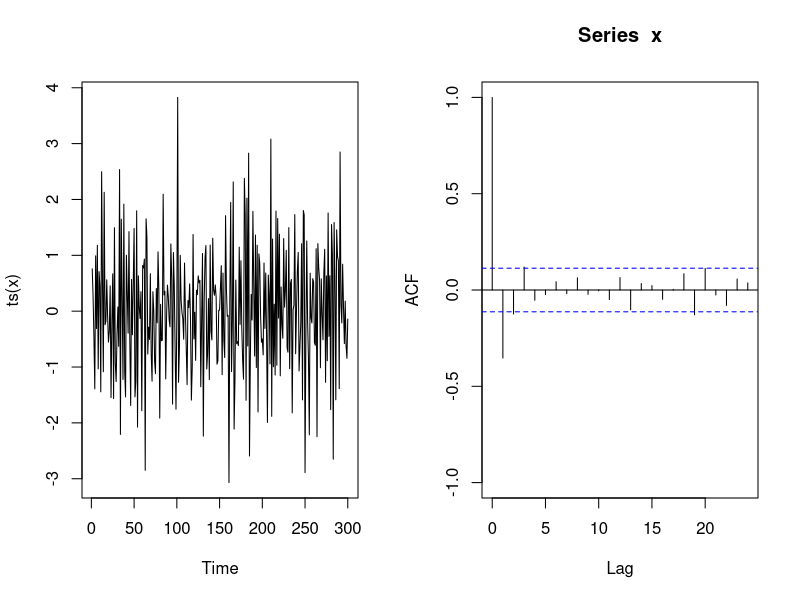
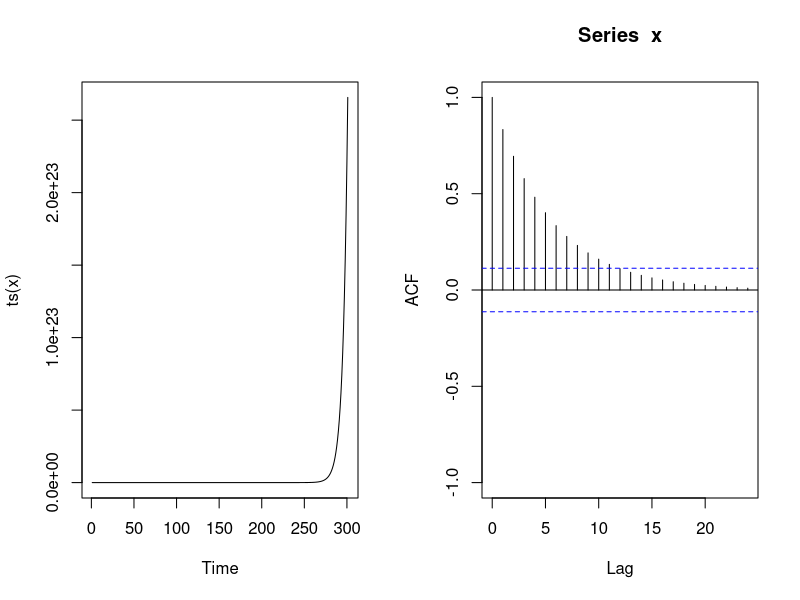
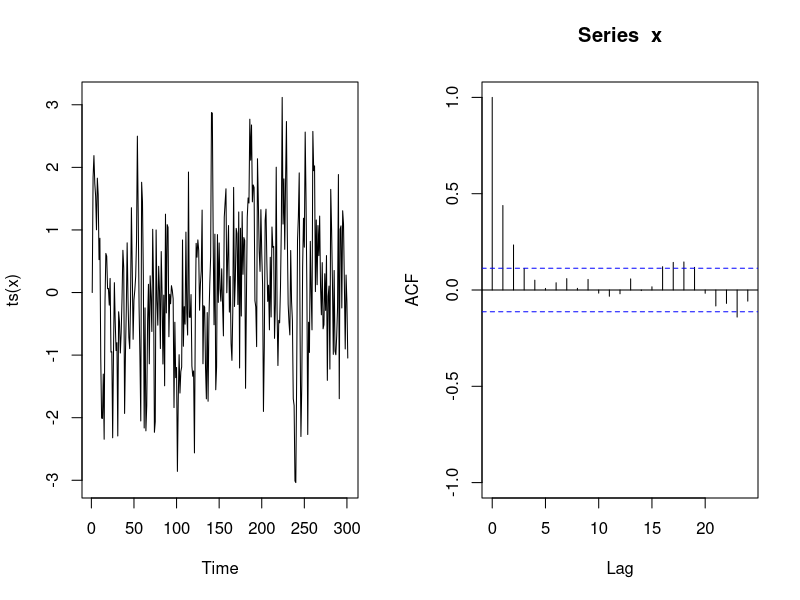
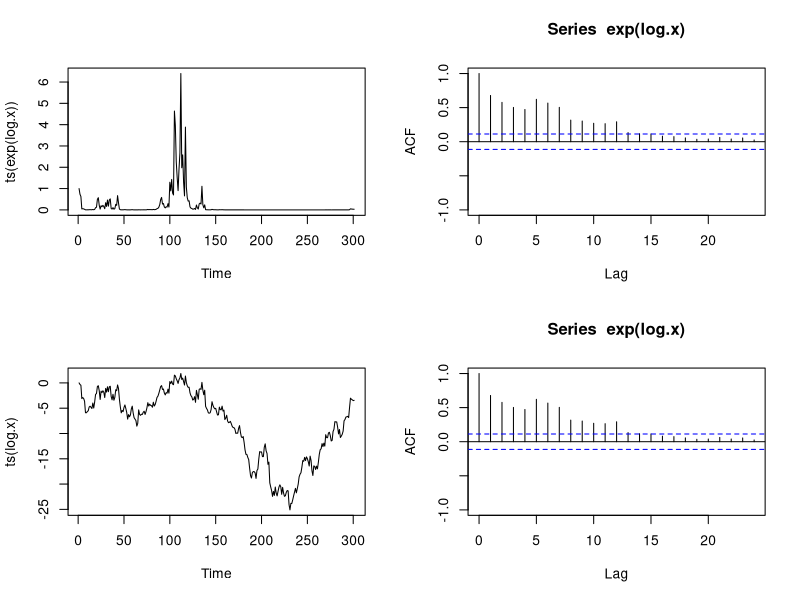
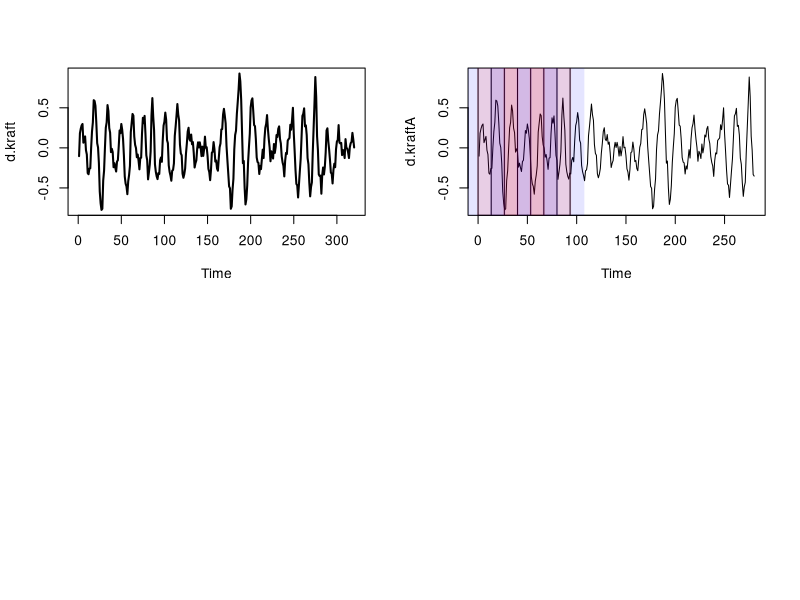
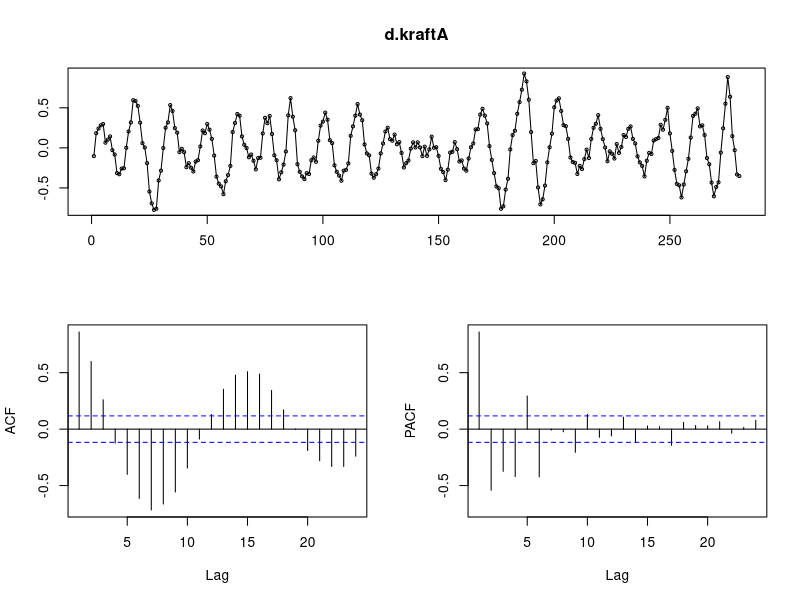
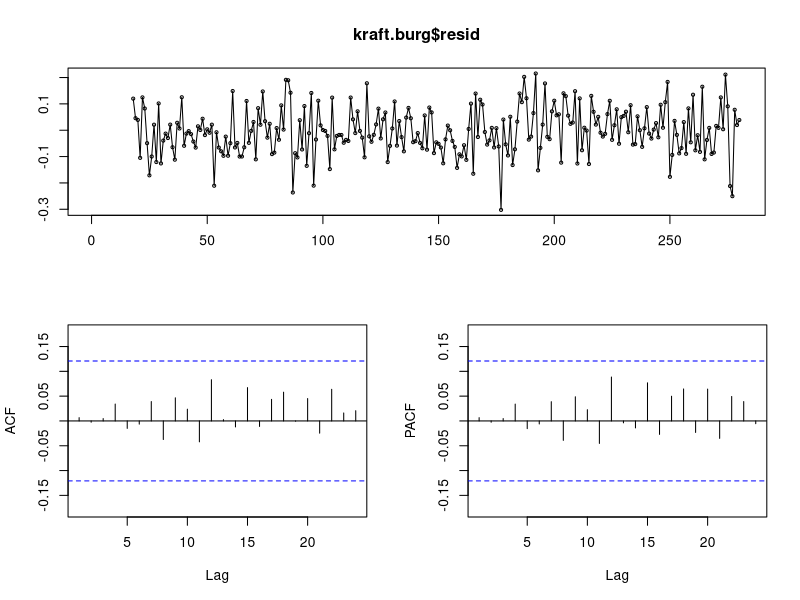
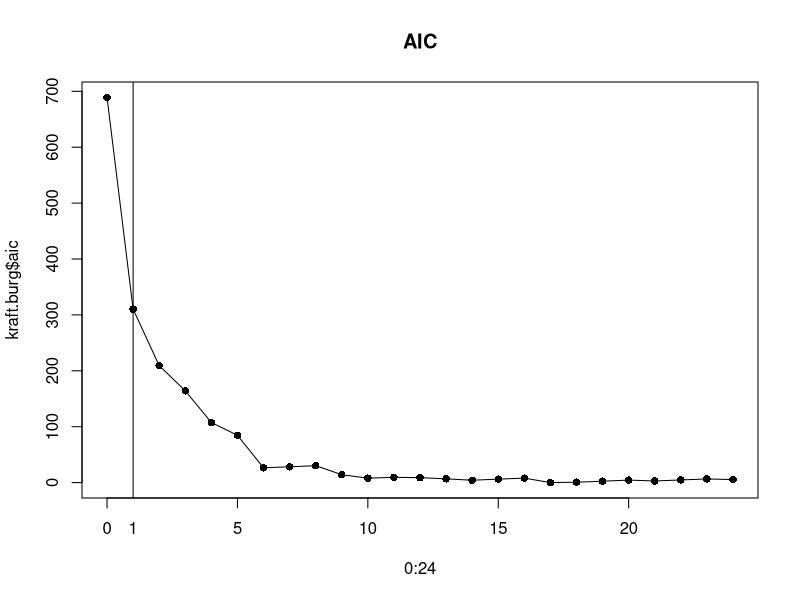

Here is the R script that generated these plots, in order:
###
### Uebungsblatt 4
###
### 1) Simulierte Zeitreihenprozesse
#---------------------------
# X(t) = E(t)-0.5E(t-1)
e <- c(0,rnorm(300)) # t = 0, ..., 301
x <- e[2:301] - 0.5*e[1:300]
par( mfrow = c(1,2))
plot( ts(x)); acf( x, ylim = c(-1,1))
### oder mit arima.sim
# x.as <-arima.sim(300, model = list( ma = -0.5), n.start = 1, start.innov = 0)
# plot( x.as); acf( x.as, ylim = c(-1,1))
#---------------------------
# X(t) = 1.2X(t-1)+E(t)
x[1:300] <- c(0, rep(NA,299))
for( i in 2:301)
{
  x[i] <- 1.2*x[i-1] + rnorm(1)
}
par( mfrow = c(1,2))
plot( ts(x)); acf( x, ylim = c(-1,1))
#---------------------------
# X(t) = 0.5X(t-1)-E(t)
x <- 0
for( i in 2:301)
{
  x[i] <- 0.5*x[i-1] + rnorm(1)
}
par( mfrow = c(1,2))
plot( ts(x)); acf( x, ylim = c(-1,1))
#---------------------------
# X(t) = X(t-1)E(t)
log.x <- 0
for( i in 2:301)
{
  log.x[i] <- 1*log.x[i-1] + rnorm(1)
}
par( mfrow = c(2,2))
plot( ts(exp(log.x))); acf( exp(log.x), ylim = c(-1,1))
plot( ts(log.x)); acf( exp(log.x), ylim = c(-1,1))

###
### 2) Modellierung eines AR(p) Prozesses
###
setwd("/Users/hofc/idp/Public/Lehre/CAS/CAS_DA/CAS_19_10/Daten")

raw.dat   <- read.table("kraft.dat", header = FALSE)
d.kraft <- ts(raw.dat[,1], freq = 1)

# plot(stl(d.kraft, s.window = 'periodic'))
plot( d.kraft, lwd = 2)

d.kraftA <- window(d.kraft,end = 280)
plot(d.kraftA)

#Aufgrund der Versuchsanordnung erwarten wir Perioden der Länge 2 Sekunden.
#Da im zeitlichen Abstand von 0.15 Sekunden gemessen wurde, geht eine 2-sec-
#  Periode über 2/0.15 = 13.3 Messpunkte. Diese Periode ist aber mit Schwankungen
#behaftet. Man sieht sie gut im Zeitreihenplot und im Korrelogramm der
#gewöhnlichen Autokorrelationen.
abline( v = 2*c(0:7)/0.15, col ='black', lwd = 1)
abline( v = 2*seq(0.5,7.5,2)/0.15, col =rgb(0, 0, 1, alpha = 0.1), lwd = 40)
abline( v = 2*seq(1.5,6.5,2)/0.15, col= rgb(1, 0, 0, alpha = 0.1), lwd = 40)

library( forecast)
tsdisplay(d.kraftA)

### AR-Modell schätzen
kraft.burg <- ar.burg(d.kraftA)
kraft.burg
tsdisplay(kraft.burg$resid)
plot(0:24,kraft.burg$aic,type = 'o',main = "AIC",pch = 16 )
abline( v = 1)
mtext(text = 1, side = 1, at = 1, line = 1)

### AR(6) ?ok
res.aic6 <- ar.burg(d.kraftA, order.max = 6, aic = F)$resid
tsdisplay(res.aic6 )

### AR(9) ?ok
res.aic9 <- ar.burg(d.kraftA, order.max = 9, aic = F)$resid
tsdisplay(res.aic9)
library(car); qqPlot(res.aic9)
